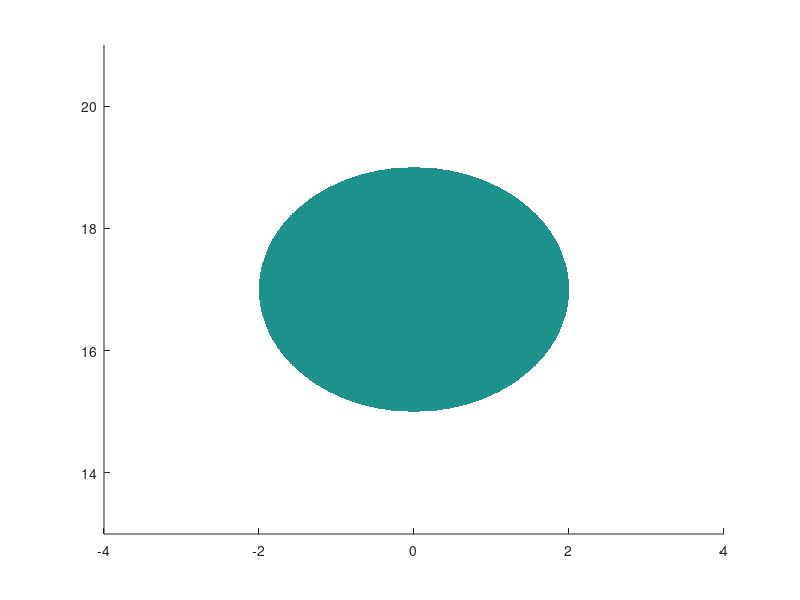

Reproduce this figure in MATLAB. (Note: this script raises an error after producing the figure.)
%% Постоянные
m = 2;
k = 17;

%% Палитра
dark       = [0.0039, 0.0275, 0.2118]; % Граница первой области, мнимая ось, центр второй окружности и общая точка границ
navy       = [0.0510, 0.1098, 0.2588]; % Граница второй области, координатная сетка и рамка легенды
blue       = [0.1333, 0.2235, 0.4353]; % Закрашенное пересечение двух областей
background = [1.0000, 1.0000, 1.0000];

%% Выбираем прямоугольник построения
a_min = -4;
a_max = 4;
b_min = 13;
b_max = 21;

%% Создаём сетку на комплексной плоскости
a_values = linspace(a_min, a_max, 1200);
b_values = linspace(b_min, b_max, 1200);
[A, B] = meshgrid(a_values, b_values);

% –––––

%% Вычисляем расстояния до центров окружностей
% Расстояние от точки (a, b) до точки (0, -m)
distance_first = sqrt(A.^2 + (B + m).^2);
% Расстояние от точки (a, b) до точки (0, k)
distance_second = sqrt(A.^2 + (B - k).^2);

%% Проверяем условия двух областей и находим их пересечение
% Первая область: |z + mi| > k
area_first = distance_first > k;
% Вторая область: |z - ki| < m
area_second = distance_second < m;
% Точка входит в пересечение, если выполняются оба условия
area_intersection = area_first & area_second;

%% Проверяем полученный результат
assert(isequal(area_intersection, area_second));
disp('Пересечение совпадает с кругом |z - 17i| < 2.');

% –––––

%% Окно рисунка
figure_handle = figure( ...
    'Color', background, ...
    'Position', [100, 100, 1050, 700]);

axes_handle = axes( ...
    'Parent', figure_handle, ...
    'Color', background);

hold(axes_handle, 'on');

%% Закрашиваем пересечение двух областей
[~, intersection_plot] = contourf( ...
    axes_handle, ...
    A, ...
    B, ...
    double(area_intersection), ...
    [0.5, 1.5], ...
    'LineStyle', 'none');
intersection_plot.FaceColor = blue;
intersection_plot.FaceAlpha = 0.88;

%% Граница первой области: sqrt(a^2 + (b + m)^2) = k
[~, first_boundary_plot] = contour( ...
    axes_handle, ...
    A, ...
    B, ...
    distance_first, ...
    [k, k], ...
    'Color', dark, ...
    'LineStyle', '--', ...
    'LineWidth', 2.0);

%% Граница второй области: sqrt(a^2 + (b - k)^2) = m
[~, second_boundary_plot] = contour( ...
    axes_handle, ...
    A, ...
    B, ...
    distance_second, ...
    [m, m], ...
    'Color', navy, ...
    'LineStyle', '--', ...
    'LineWidth', 2.0);

%% Центр второй окружности: (0, k)
center_plot = scatter( ...
    axes_handle, ...
    0.0, ...
    k, ...
    70, ...
    dark, ...
    'x', ...
    'LineWidth', 2.0);

%% Общую точка границ: (0, k - m)
common_point_plot = scatter( ...
    axes_handle, ...
    0.0, ...
    k - m, ...
    75, ...
    'o', ...
    'MarkerFaceColor', background, ...
    'MarkerEdgeColor', dark, ...
    'LineWidth', 2.0);

%% Мнимая ось
imaginary_axis = plot( ...
    axes_handle, ...
    [0.0, 0.0], ...
    [b_min, b_max], ...
    'Color', dark, ...
    'LineWidth', 0.8);
imaginary_axis.HandleVisibility = 'off';

%% Границы и масштаб рисунка
xlim(axes_handle, [a_min, a_max]);
ylim(axes_handle, [b_min, b_max]);
axis(axes_handle, 'equal');
axis(axes_handle, [a_min, a_max, b_min, b_max]);

%% Подписи и координатная сетка
xlabel(axes_handle, '$a=\operatorname{Re}z$', 'Interpreter', 'latex');
ylabel(axes_handle, '$b=\operatorname{Im}z$', 'Interpreter', 'latex');
title(axes_handle, 'Пересечение областей на комплексной плоскости');

grid(axes_handle, 'on');
axes_handle.GridColor = navy;
axes_handle.GridAlpha = 0.18;

% –––––

%% Легенда
legend( ...
    axes_handle, ...
    [intersection_plot, first_boundary_plot, second_boundary_plot, center_plot, common_point_plot], ...
    { ...
        'Пересечение: |z+2i|>17 и |z-17i|<2', ...
        'Граница |z+2i|=17 (не входит)', ...
        'Граница |z-17i|=2 (не входит)', ...
        'Центр второй окружности (0,17)', ...
        'Общая точка границ (0,15) (не входит)' ...
    }, ...
    'Location', 'southoutside', ...
    'Color', background, ...
    'EdgeColor', navy, ...
    'FontSize', 9);

hold(axes_handle, 'off');
